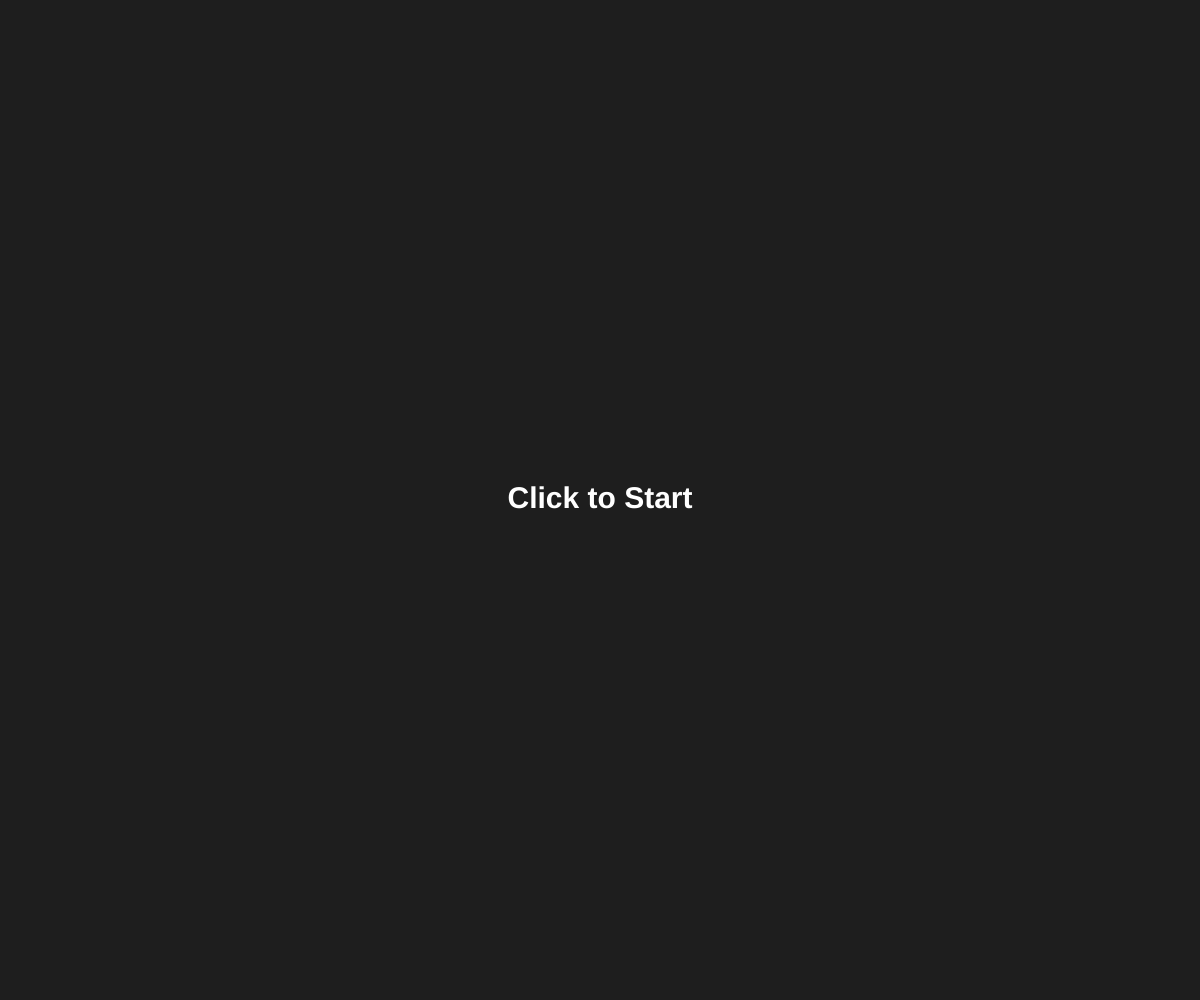
Frame 1 (no input)
Frame 60 (no input): identical to frame 1, image omitted
Frame 120 (the mouse pressed at the canvas centre since frame 60): identical to frame 1, image omitted

The p5.js sketch that drew this single still picture (run headless with seeded random() and noise() and a simulated clock; from frame 60 on, the mouse is pressed at the canvas centre):

// p5.js sketch
// ── sketch.js
// Array and Object Notation
// Avery Walker
// October 12th 2024
//
// Extra for Experts:
// -object within an object ('player.spriteStates.h')

//enemies
let enemyArray = [];
let amountOfEnemies = 3;
//enemy spawn area
let enemySpawnWidth = 800;
let enemySpawnX = 600;

//points
let points = 100;
let pointsSpent = 0;
let enemiesDefeated = 0;

//game states  // "start" // "ongoing" // "over"
let gameState = "start";


//player
isPlayersTurn = true;
//player objects
let player = {
  currentHP: 100,
  maxHP: 100,
  height: 450,
  width: 100,
  atk: 30,
  def: 50,
  x: 0,
  y: 120,

  spriteStates: {
    //head
    h: "default",
    hH: 100,
    hW: 100,
    hX: 0,
    hY: 120,
    //torso
    t: "default",
    tH: 120,
    tW: 100,
    tX: 0,
    tY: 230,
    //legs
    lH: 170,
    lW: 100,
    lX: 0,
    lY: 360,
  },
};



function setup() {
  createCanvas(windowWidth, windowHeight);
  //player variables
  player.x = width/7;
  player.spriteStates.hX = width/7;
  player.spriteStates.tX = width/7;
  player.spriteStates.lX = width/7;
  //enemy control
  for (let i = 0; i < amountOfEnemies; i++) {
    spawnEnemy();
  }

  //interval for normal speed t+h -> default || rA -> hit
  //interval for faster speed lA -> default || t+h -> low
  //interval for fastest speed lA -> hit
  //interval for slowest speed rA -> default
}

function draw() {
  ///////keep
  isGameOver();

  if (gameState === "start") {
    background(30);
    fill(255);
    textSize(30);
    textStyle(BOLD);
    textAlign(CENTER, CENTER);
    text('Click to Start', width/2, height/2);
  }

  else if (gameState === "ongoing") {
    background(0);
    displayStats();

    ///////testing 
    healthBarDisplay(player);
    // if (player.currentHP > 0) {
    //   player.currentHP -= 1;
    // }

    turnOrder();
    fill(20);

    //spawn area for enemies
    rect(enemySpawnX, 100, enemySpawnWidth, height-200);

    displayEnemy();
    displayPlayer();
  }

  else if(gameState === "over") {
    background(30);
    fill(255);
    textSize(30);
    textStyle(BOLD);
    textAlign(CENTER, CENTER);
    text('Game Over', width/2, height/2-100);

    textSize(16);
    text(`Total Points: ${str(points)}`, width/2, height/2-50);
    text(`Enemies Defeated: ${str(enemiesDefeated)}`, width/2, height/2);

    textSize(20);
    textStyle(BOLDITALIC);
    text('Click to Restart', width/2, height/2+100);
  }
}



// function increaseEnemies() {
// increase from 1 - 3, they collide if there is too many
//at 1 increase after 3 killed
//at 2 increase after 5 killed
//stay at three untill/unless i change the spawn parameters for enemies
// }

function spawnEnemy() {
  let randomHP = random(50, 150);
  let someEnemy = {
    maxHP: randomHP, 
    currentHP: randomHP,
    atk: 5,//random(5, 15),
    width: 80,
    height: 80,
    x: random(enemySpawnX + 80, enemySpawnX + enemySpawnWidth-80),
    y: random(120, height-220),
    isSelected: false,
  };
  enemyArray.push(someEnemy);

}

function chooseEnemy() {
  // click on enemy during player turn the enemy.isSelected = true
  //i think i could put this in display enemy instead tbh
}

function displayEnemy() {
  for (let enemy of enemyArray) {
    // killEnemy();
    fill(200);

    //not actually using at the moment v
    // if (enemy.isSelected) {
    //   stroke(260);
    //   strokeWeight(3);
    // }


    rect(enemy.x, enemy.y, enemy.width, enemy.height);
    healthBarDisplay(enemy);
    noStroke();
  }

}

//not yet working
// function killEnemy() {
//   for (let enemy of enemyArray) {
//     enemy.currentHP -=1;
//     if (enemy.currentHP <= 0) {
//       enemyArray.splice(indexOf[someEnemy], 1);
//     }
//   }
// }



function turnOrder() {
  if (isPlayersTurn) {
    //things that happen on the players turn...
  }
  else if (!isPlayersTurn) {
    for (let enemy of enemyArray) {
      enemy.isSelected = true;
      causedDamage(player, enemy.atk);
      enemy.isSelected = false;
    }
  }
  isPlayersTurn = true;
}



function changeSpriteStates() {
  if (player.currentHP < player.maxHP/2) {
    player.spriteStates.h = "low";
  }
  else if (player.currentHP >= player.maxHP/2) {
    player.spriteStates.h = "default";
    player.spriteStates.t = "default";
    player.spriteStates.rA = "default";
    player.spriteStates.lA = "default";
  }
  if (tookDamage(player)) {
    player.spriteStates.h = "hit";
    player.spriteStates.t = "hit";
    player.spriteStates.rA = "hit";
    player.spriteStates.lA = "hit";
    for(let i = 0; i < 300; i++) {
      player.spriteStates.h = "default";
      player.spriteStates.t = "default";
      player.spriteStates.rA = "default";
      player.spriteStates.lA = "default";
    }
  }
}

function displayPlayer() {

  player.spriteStates.h = "low";
  if (player.spriteStates.h === "low") {
    fill("yellow");
  }
  else { // if (spriteStates.h === "default" && spriteStates.t === "default")
    fill("green");
  }

  //placeholder h
  fill("blue");
  rect(player.spriteStates.hX, player.spriteStates.hY, player.spriteStates.hW, player.spriteStates.hH);
  //placeholder t
  fill("purple");
  rect(player.spriteStates.tX, player.spriteStates.tY, player.spriteStates.tW, player.spriteStates.tH);
  //placeholder l
  fill("green");
  rect(player.spriteStates.lX, player.spriteStates.lY, player.spriteStates.lW, player.spriteStates.lH);

}

function animatePlayer(speed) {
  speed = "normal";
  if (speed === "normal") {

  }
}



//temporary function
function mouseClicked() {
  // causedDamage(player, 10);
  if (gameState === "start") {
    gameState = "ongoing";
  }
  else if(gameState === "ongoing") {
    isPlayersTurn = false;
  }
  else if(gameState === "over") {
    resetGame();
    gameState = "start";
  }

}



function isGameOver() {
  if (player.currentHP < 0) {
    gameState = "over";
  }
}

function resetGame() {
  player.currentHP = player.maxHP;
}



function causedDamage(guy, damage) {
  // guy.currentHP -= attacker.atk - attacker.atk/guy.def;
  if (guy.currentHP > 0) {
    guy.currentHP -= damage - damage/guy.def;
  }
}

function healthBarDisplay(guy) {
  if (guy.currentHP > 0) {
    //grey bar
    let greyBarWidth = 110;
    let greyX = guy.x + guy.width/2 - greyBarWidth/2;
    let greyY = guy.y + guy.height + 20;

    noStroke();
    fill(100);
    rect(greyX, greyY, greyBarWidth, 30);

    //health is green
    if (guy.currentHP >= guy.maxHP/2){
      fill(80, 230, 120);
    }
    //health is red
    else if (guy.currentHP <= guy.maxHP/5){
      fill(255, 120, 80);
    }
    //health is yellow
    else {
      fill(210, 210, 80);
    }
    
    rect(greyX+5, greyY+5, guy.currentHP/guy.maxHP*100, 20);
    //not working V want coloured health bar to always take up the same amount of space, but rely on percentages
    // rectMode(CENTER);
    // rect(greyX-greyBarWidth/2, greyY+5, guy.currentHP, 20);
    // rectMode(CORNER);
  }

}

function displayStats() {
  fill(255);
  textSize(16);
  textStyle(BOLD);
  textAlign(LEFT, TOP);
  text(`points: ${str(points - pointsSpent)}`, 30, 40);
  text(`atk: ${str(player.atk)}`, 30, 65);
  text(`def: ${str(player.def)}`, 30, 90);
}
